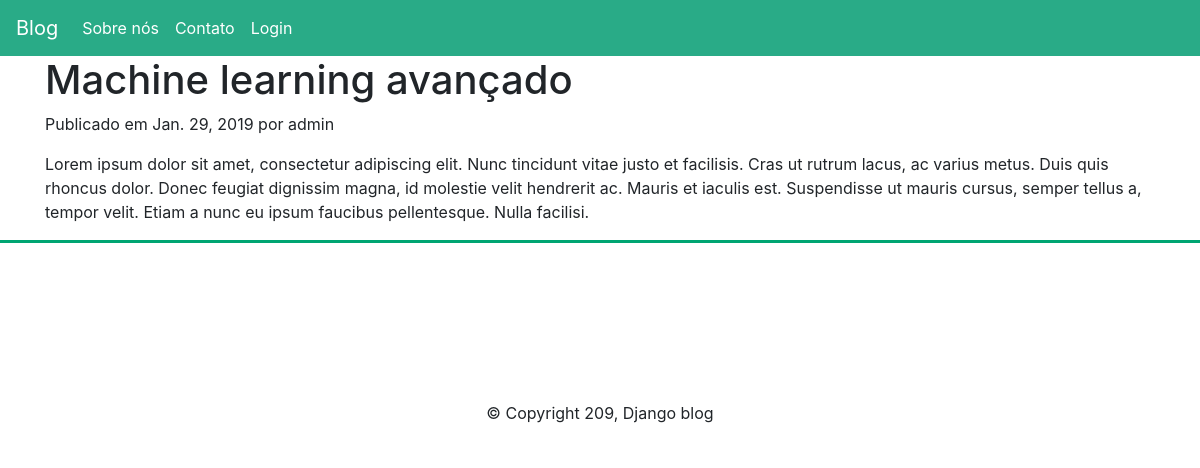
/default2, run on the app's committed database.
### blog/models.py (models this page shows, shortened)
class Post(models.Model):
	POST_STATUS = (
		('active', 'Ativo'),
		('draft', 'Rascunho')
	)
	title = models.CharField(max_length=200)
	slug = models.SlugField(max_length=200)
	body = models.TextField()
	author = models.ForeignKey(User, on_delete=models.CASCADE)
	created_at = models.DateField(auto_now_add=True)
	updated_at = models.DateField(auto_now=True)
	status = models.CharField(max_length=15, choices=POST_STATUS)

### blog/views.py (the view)
# urls.py: path('<slug:slug>', views.post_detail, name='post_detail'),
def post_detail(request, slug):
	post = get_object_or_404(Post, slug=slug)
	return render(request, 'blog/post_detail.html', {'post':post})

### blog/templates/blog/post_detail.html (shortened to what this page needs)
{% extends 'blog/base.html' %}
{% block content %}
	<div class="container">
		<h1>{{ post.title }}</h1>
		<p>Publicado em {{ post.created_at }} por {{ post.author }}</p>
		<p>{{ post.body|linebreaks }}</p>
	</div>
{% endblock %}

### data on the page
Post: title "Machine learning avançado", created_at "Jan. 29, 2019", author "admin", body "Lorem ipsum dolor sit amet, consectetur adipiscing elit. Nunc tincidunt vitae justo et facilisis. Cras ut rutrum lacus, ac varius metus. Duis quis rhoncus dolor. Donec feugiat dignissim magna, id molestie velit hendrerit ac. Mauris et iaculis est. Suspendisse ut mauris cursus, semper tellus a, tempor velit. Etiam a nunc eu ipsum faucibus pellentesque. Nulla facilisi."
